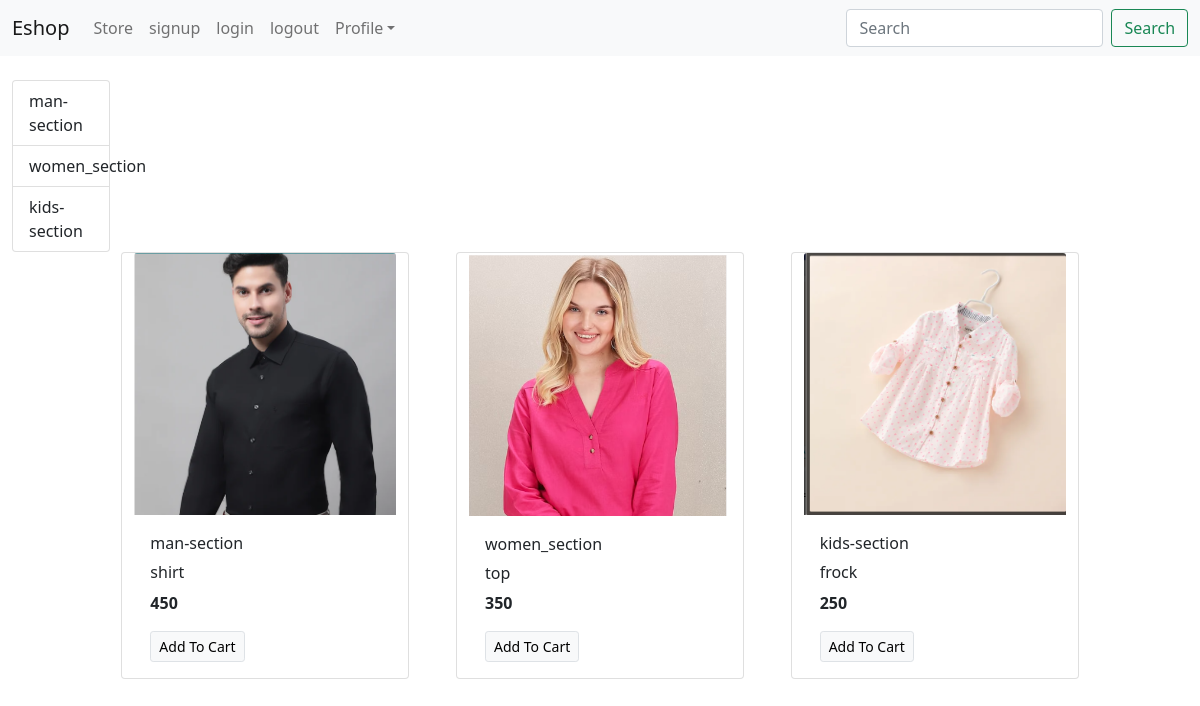
Before: / with the older database file.
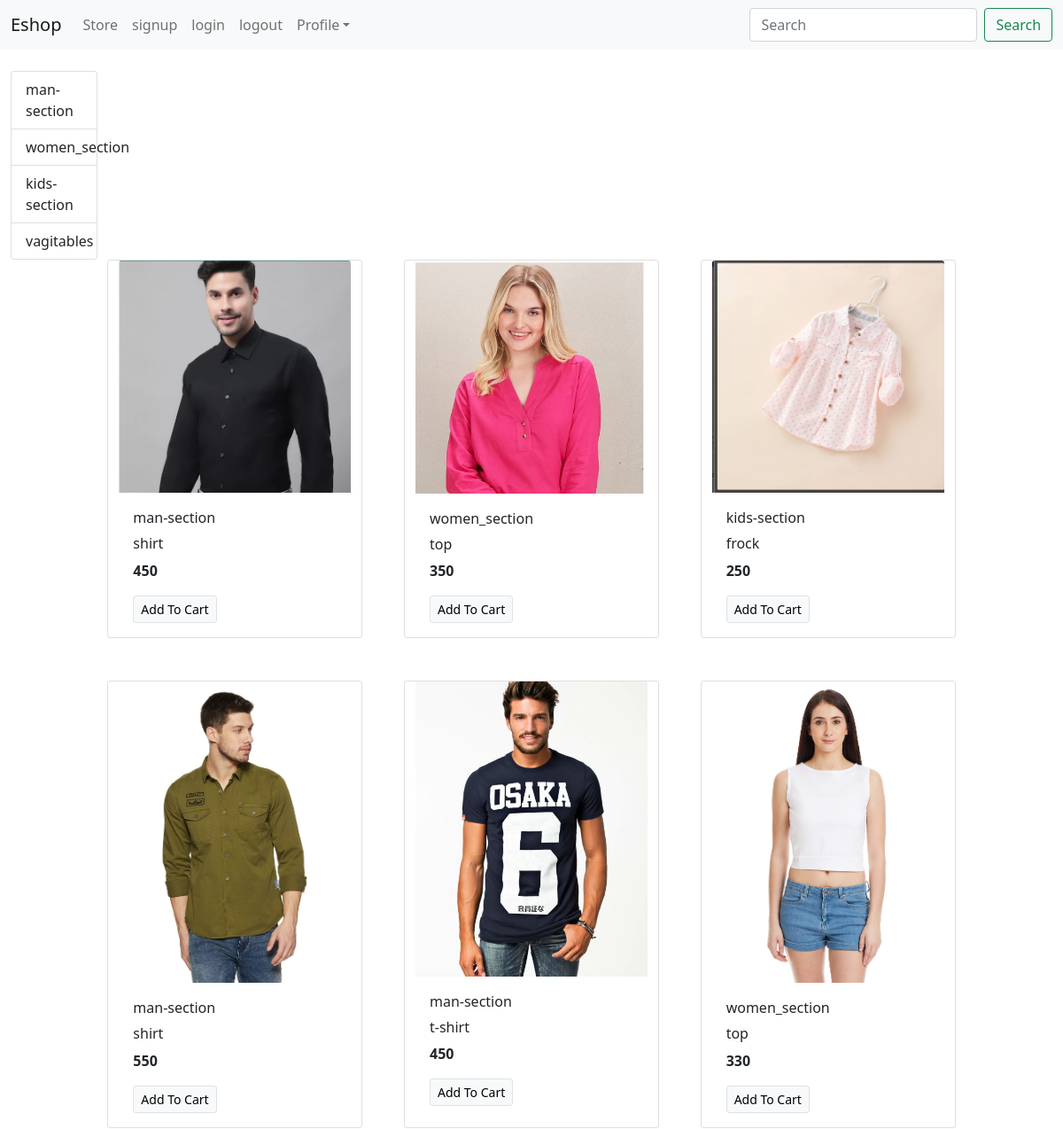
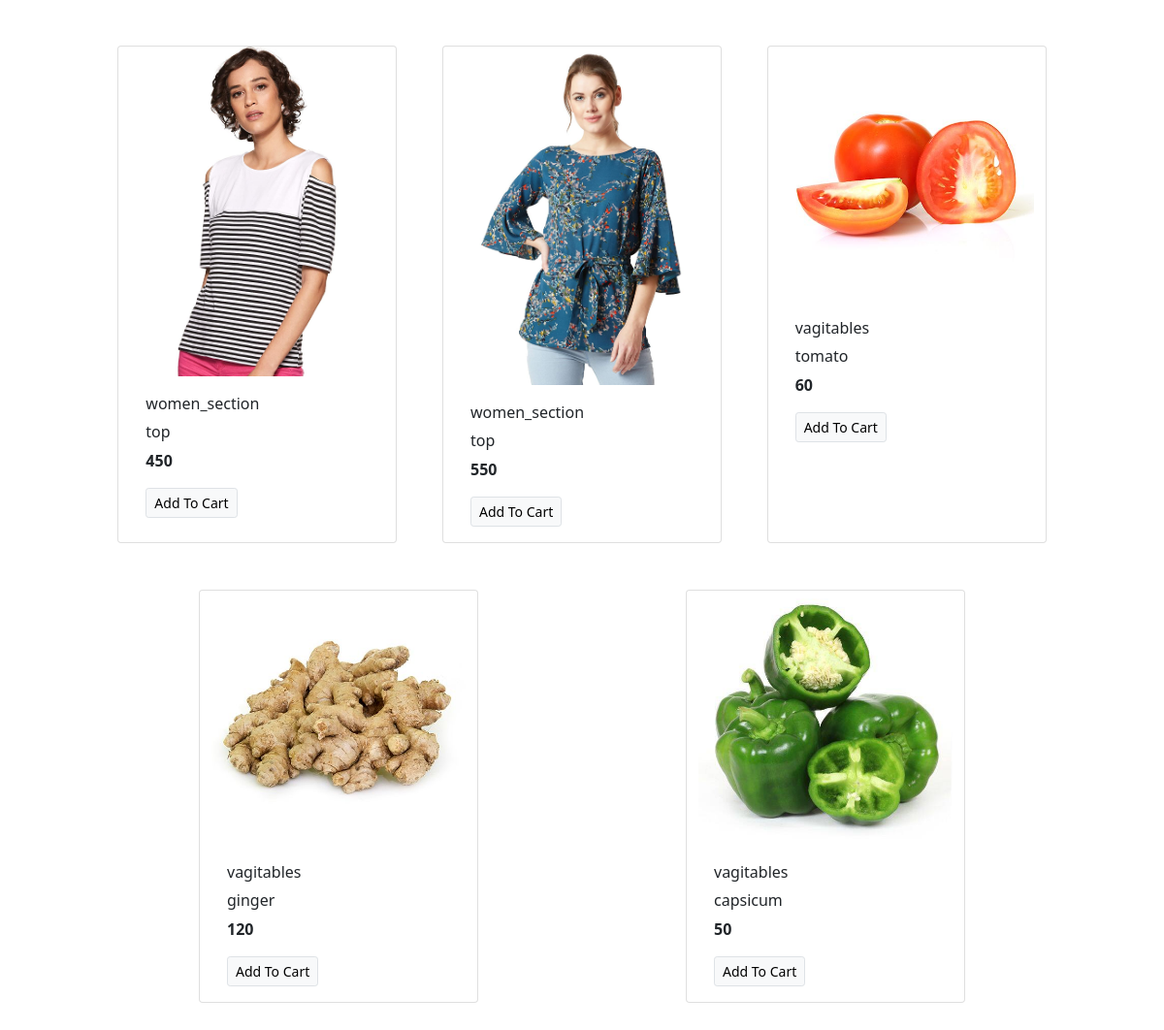
After: the same page with the newer database file (2 pictures, top to bottom).
### store/models/category.py (models this page shows)
class Category(models.Model):
    select=models.CharField(max_length=30,null=True)
    cls=models.CharField(max_length=30,default="high")
    def __str__(self):
        return self.select
    @staticmethod
    def get_all_categories():
     return Category.objects.all()

### store/models/product.py (models this page shows, shortened)
class Product(models.Model):
    productname=models.CharField(max_length=30)
    category=models.ForeignKey(Category,on_delete=models.CASCADE)
    color=models.CharField(max_length=30)
    size=models.CharField(max_length=10)
    price=models.IntegerField(default=0)
    image=models.ImageField(upload_to='uploads/products/',default=False)
    def __str__(self):
      return self.size
    @staticmethod
    def get_all_products():
     return Product.objects.all()

### store/views.py (the view)
# urls.py: path('',index)
def index(request):
    alproducts = Product.get_all_products()
    print(alproducts)
    alcategories=Category.get_all_categories()
    data={}
    data['products']=alproducts
    data['categories']=alcategories
    return render(request,'index.html',data)

### store/templates/index.html
{% extends "base.html" %}
{%block content%}
 <div class="container-fluid mt-4">
 <div clss="row">
  <div class="col-lg-1">
   <div class="list-group">
    {% for category in categories%}
    <a href="/?category={{category.id}}" class="list-group-item
    list-group-item-action ">{{category.select}}</a>
    {%endfor%}
 </div>
 </div>
     <div id='products' class="col-lg-10 mx-auto">
      <div class="row mx-aito">
        {%for product in products  %}
      <div class="card mx-auto mb-5" style="width:18rem;">
          <img class="card-img-top" src="{{product.image.url}}" alt="card image cap">
          <div class="card-body">
            <p class="card-title">{{product.category}}</p>
            <h6 class="card-title">{{product.productname}}</h6>
            <p class="card-text"><b>{{product.price}}</b></p>
            <a href="#" class="btn btn-light border btn-sm">Add To Cart</a>
          </div>
        </div>
       {% endfor %}
   </div>
     </div>
 </div>
 </div>
{%endblock%}

### store/templates/base.html (shortened to what this page needs)
<!doctype html>
<html lang="en">
  <head>
    <link href="https://cdn.jsdelivr.net/npm/bootstrap@5.0.2/dist/css/bootstrap.min.css" rel="stylesheet">
  </head>
  <body>
    <nav class="navbar navbar-expand-lg navbar-light bg-light">
      <div class="container-fluid">
        <a class="navbar-brand" href="#">Eshop</a>
        <div class="collapse navbar-collapse" id="navbarNav">
          <ul class="navbar-nav my-2 my-lg-0">
            <li class="nav-item">
              <a class="nav-link " aria-current="page" href="#">Store</a>
            </li>
            <li class="nav-item">
              <a class="nav-link " aria-current="page" href="#">signup</a>
            </li>
            <li class="nav-item">
              <a class="nav-link " aria-current="page" href="#">login</a>
            </li>
            <li class="nav-item">
              <a class="nav-link " aria-current="page" href="#">logout</a>
            </li>
            <li class="nav-item dropdown">
              <a class="nav-link dropdown-toggle" data-bs-toggle="dropdown" href="#" role="button" aria-expanded="false">Profile</a>
            </li>
          </ul>
        </div>
        <div class="collapse navbar-collapse" id="navbarSupportedContent">
            <form class="d-flex">
            <input class="form-control me-2" type="search" placeholder="Search" aria-label="Search">
            <button class="btn btn-outline-success" type="submit">Search</button>
          </form>
        </div>
      </div>
    </nav>
    {% block content %}{% endblock %}
  </body>
</html>

Changed rows visible on the page:
added Category: select "vagitables"
added Product: image (picture), category "man-section", productname "shirt", price "550"
added Product: image (picture), category "man-section", productname "t-shirt", price "450"
added Product: image (picture), category "women_section", productname "top", price "330"
added Product: image (picture), category "women_section", productname "top", price "450"
added Product: image (picture), category "women_section", productname "top", price "550"
added Product: image (picture), category "vagitables", productname "tomato", price "60"
added Product: image (picture), category "vagitables", productname "ginger", price "120"
added Product: image (picture), category "vagitables", productname "capsicum", price "50"
